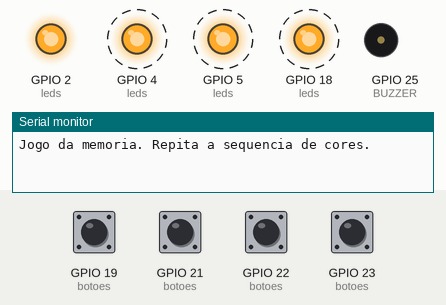
Simulated run of this sketch. Board: ESP32. Shown: output pins drawn as LEDs (lit = HIGH), buzzer (waves = sounding), the last lines printed to the serial monitor. Dashed ring = blinking. The test bench sets the inputs (shaded band); at power-on: GPIO 19 (botoes), GPIO 21 (botoes), GPIO 22 (botoes), GPIO 23 (botoes) HIGH. Random numbers use the default seed unless the sketch sets one.

Above: at 0.07 s.
At 2.7 s:
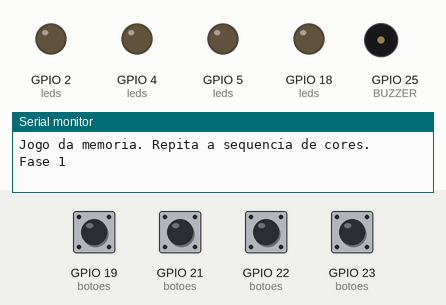
2.8 s: GPIO 21 (botoes) pulled LOW for 0.15 s
At 4.1 s:
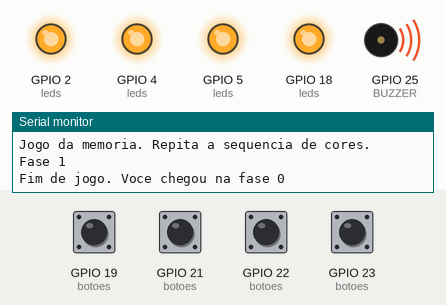
Timing chart, 0 to 28.0 s (numbered marks = the images above; inputs shaded):
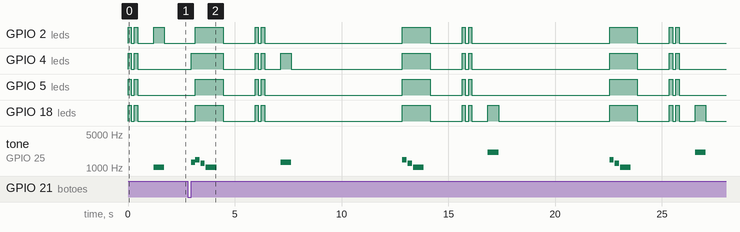

The sketch:

jogo_da_memoria.ino
```cpp
#define LED_VERMELHO 2
#define LED_AZUL 4
#define LED_VERDE 5
#define LED_AMARELO 18

#define BOTAO_VERMELHO 19
#define BOTAO_AZUL 21
#define BOTAO_VERDE 22
#define BOTAO_AMARELO 23

#define BUZZER 25

#define TOTAL_FASES 20
#define TEMPO_ACESO 500
#define TEMPO_PAUSA 200
#define TEMPO_LIMITE 5000

int leds[4] = {LED_VERMELHO, LED_AZUL, LED_VERDE, LED_AMARELO};
int botoes[4] = {BOTAO_VERMELHO, BOTAO_AZUL, BOTAO_VERDE, BOTAO_AMARELO};
int tons[4] = {1048, 1320, 1568, 2092};

int sequencia[TOTAL_FASES];
int fase = 0;

void tocarCor(int cor, int duracao) {
  digitalWrite(leds[cor], HIGH);
  tone(BUZZER, tons[cor], duracao);
  delay(duracao);
  digitalWrite(leds[cor], LOW);
}

void piscarTodos(int vezes) {
  for (int i = 0; i < vezes; i++) {
    for (int c = 0; c < 4; c++) {
      digitalWrite(leds[c], HIGH);
    }
    delay(150);
    for (int c = 0; c < 4; c++) {
      digitalWrite(leds[c], LOW);
    }
    delay(150);
  }
}

int esperarBotao() {
  unsigned long inicio = millis();
  while (millis() - inicio < TEMPO_LIMITE) {
    for (int c = 0; c < 4; c++) {
      if (digitalRead(botoes[c]) == LOW) {
        delay(30);
        while (digitalRead(botoes[c]) == LOW) {
        }
        return c;
      }
    }
  }
  return -1;
}

void mostrarSequencia() {
  delay(600);
  for (int i = 0; i <= fase; i++) {
    tocarCor(sequencia[i], TEMPO_ACESO);
    delay(TEMPO_PAUSA);
  }
}

bool vezDoJogador() {
  for (int i = 0; i <= fase; i++) {
    int escolha = esperarBotao();
    if (escolha < 0) {
      return false;
    }
    tocarCor(escolha, 200);
    if (escolha != sequencia[i]) {
      return false;
    }
  }
  return true;
}

void fimDeJogo() {
  Serial.print("Fim de jogo. Voce chegou na fase ");
  Serial.println(fase);
  for (int c = 0; c < 4; c++) {
    digitalWrite(leds[c], HIGH);
  }
  tone(BUZZER, 1480, 200);
  delay(250);
  tone(BUZZER, 1245, 200);
  delay(250);
  tone(BUZZER, 1048, 500);
  delay(800);
  for (int c = 0; c < 4; c++) {
    digitalWrite(leds[c], LOW);
  }
  delay(1500);
  fase = 0;
}

void setup() {
  Serial.begin(115200);
  for (int c = 0; c < 4; c++) {
    pinMode(leds[c], OUTPUT);
    pinMode(botoes[c], INPUT_PULLUP);
  }
  pinMode(BUZZER, OUTPUT);
  randomSeed(analogRead(34));
  Serial.println("Jogo da memoria. Repita a sequencia de cores.");
}

void loop() {
  if (fase == 0) {
    piscarTodos(2);
  }

  sequencia[fase] = random(4);

  Serial.print("Fase ");
  Serial.println(fase + 1);

  mostrarSequencia();

  if (!vezDoJogador()) {
    fimDeJogo();
    return;
  }

  piscarTodos(1);
  fase = fase + 1;

  if (fase >= TOTAL_FASES) {
    Serial.println("Voce venceu todas as fases!");
    piscarTodos(5);
    fase = 0;
  }

  delay(600);
}
```

Measured:
- by itself, GPIO 2 (leds), GPIO 5 (leds): repeats every 9.7 s: LOW 1.5 s, HIGH 0.15 s, LOW 0.15 s, HIGH 0.15 s, LOW 6.4 s, HIGH 1.3 s
- by itself, tone on GPIO 25 (BUZZER): plays 1320 Hz for 0.20 s, 1480 Hz for 0.20 s, 1245 Hz for 0.20 s, 1048 Hz for 0.50 s, 1320 Hz for 0.50 s, 1480 Hz for 0.20 s … (13 notes in this stretch)
